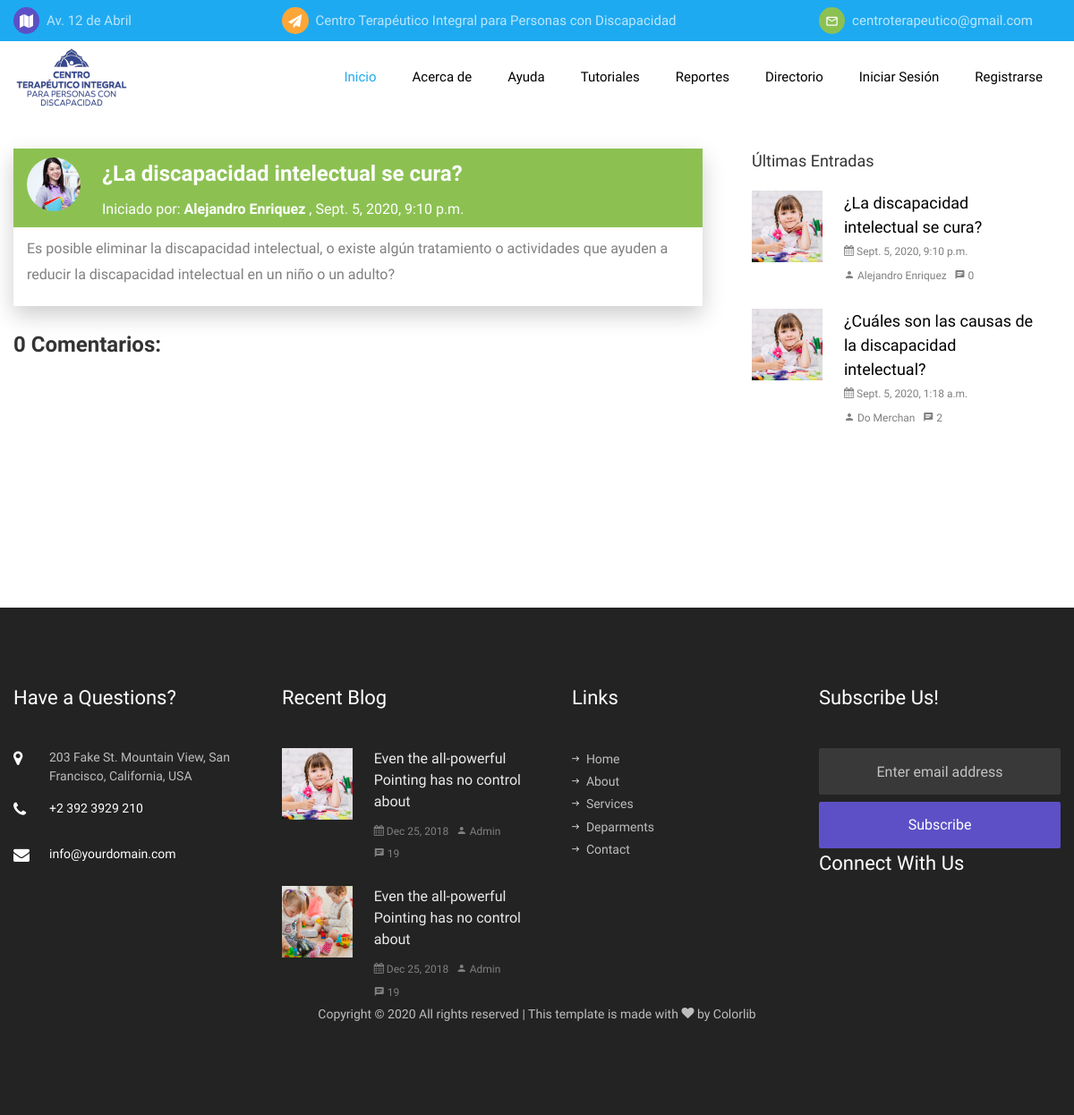
/blog-single.html/2, run on an earlier commit of the app's database.
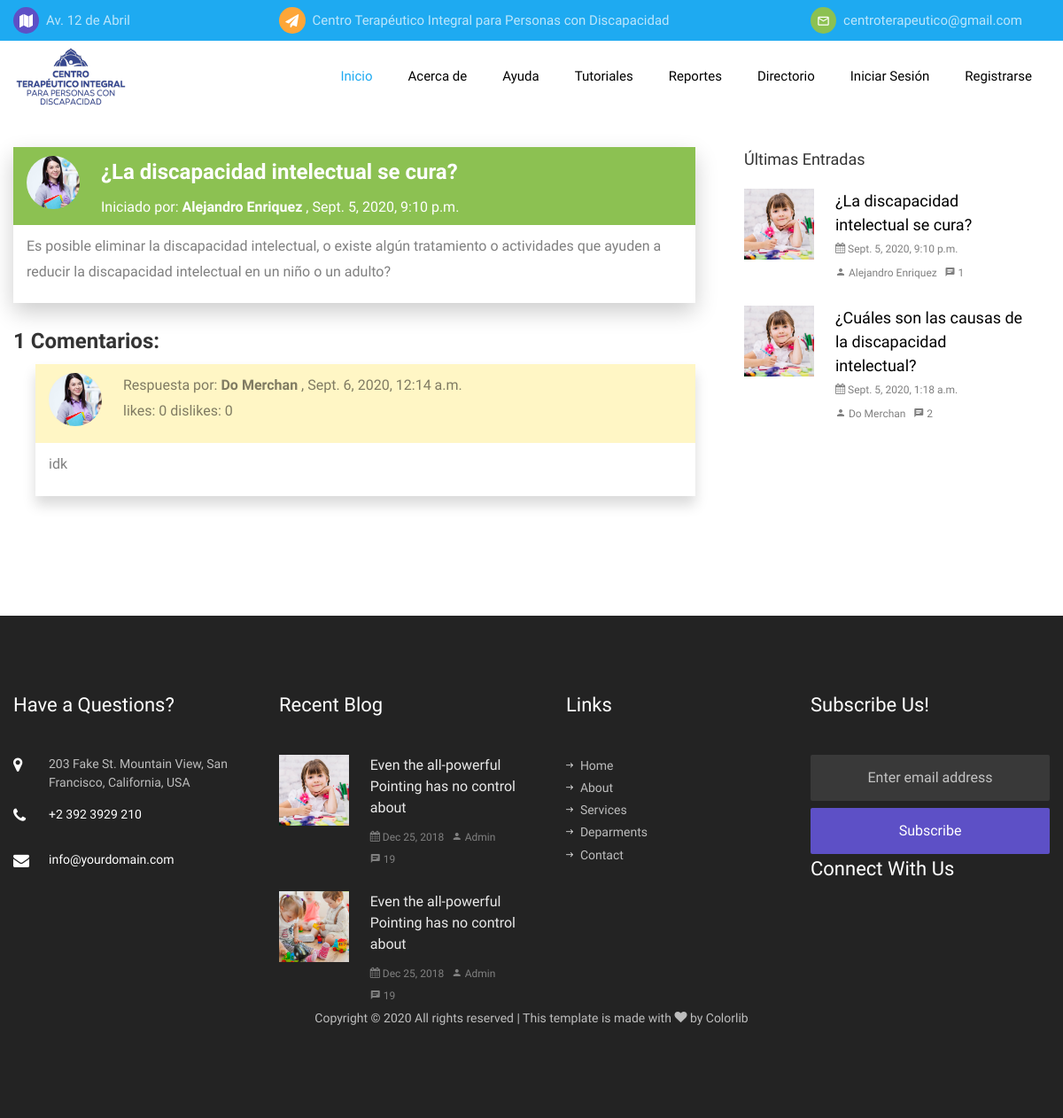
And on a later commit of the database.
### website/models.py (models this page shows, shortened)
class Forum_entry(models.Model):
    representative = models.ForeignKey(User, on_delete=models.SET_NULL, null=True)
    subject = models.CharField(max_length=200)
    description = models.TextField(max_length=5000)
    date = models.DateTimeField(auto_now_add=True)

class User(models.Model):
    MALE = 'M'
    FEMALE = 'F'
    SEX_OPTIONS = [
        (MALE, 'Masculino'),
        (FEMALE, 'Femenino'),
    ]
    ADMINISTRATOR = 'AD'
    THERAPIST = 'TR'
    REPRESENTATIVE = 'RP'
    ROL_OPTIONS = [
        (ADMINISTRATOR, 'Administrador'),
        (THERAPIST, 'Terapeuta'),
        (REPRESENTATIVE, 'Representante'),
    ]
    first_name = models.CharField(max_length=150)
    last_name = models.CharField(max_length=150)
    identity_card = models.CharField(max_length=10)
    registration_date = models.DateTimeField(auto_now_add=True)
    rol = models.CharField(max_length=2, choices=ROL_OPTIONS, default=REPRESENTATIVE)
    birth = models.DateField()
    sex = models.CharField(max_length=1, choices=SEX_OPTIONS, default=MALE)
    civil_status = models.CharField(max_length=150, null=True)
    phone_number_1 = models.PositiveIntegerField()
    phone_number_2 = models.PositiveIntegerField(null=True)
    email = models.EmailField(max_length=250)
    password = models.CharField(max_length=25)
    direction = models.ForeignKey('Direction', on_delete=models.DO_NOTHING, null=True)
    job_title = models.CharField(max_length=500, null=True)
    degree = models.CharField(max_length=500, null=True)
    biography = models.TextField(null=True)
    def __str__(self):
        return self.first_name + ' ' + self.last_name

class Forum_response(models.Model):
    entry = models.ForeignKey(Forum_entry, on_delete=models.CASCADE, null=True)
    user = models.ForeignKey(User, on_delete=models.SET_NULL, null=True)
    response = models.TextField(max_length=5000)
    date = models.DateTimeField(auto_now_add=True)
    like = models.PositiveIntegerField(default=0)
    dislike = models.IntegerField(default=0)

### website/views.py (the view)
# urls.py: path('blog-single.html/<int:id>', views.showForum),
def showForum(request, id):
    forum_responses = Forum_response.objects.filter(entry=id)
    entry = Forum_entry.objects.filter(id=id).first()
    entries = Forum_entry.objects.reverse()[:5].annotate(responses=Count('forum_response'))
    count_responses = Forum_response.objects.filter(entry=id).count()
    return render(request, 'blog-single.html', {'center_data':center_data, 'entry':entry, 'responses':forum_responses, 'entries':entries, 'count_responses':count_responses})

### templates/blog-single.html (shortened to what this page needs)
<!DOCTYPE html>
<html lang="en">
<head>
    {% include 'includes/head.html'%} {% block head %} {% endblock %}
</head>
<body>
    {% include 'includes/header.html'%} {% block header %} {% endblock %} {% include 'includes/navbar.html'%} {% block navbar %} {% endblock %}
    <section class="forum-section">
        <div class="container">
            <div class="row">
                <div class="col-lg-8 ftco-animate">
                    <div class="forum-entry">
                        <div class="forum-header entry bg-tertiary">
                            <div class="user-img mr-4" style="background-image: url(../static/website/images/teacher-1.jpg)"></div>
                            <div class="content">
                                <h4>{{ entry.subject }}</h4>
                                Iniciado por: <strong>{{ entry.representative}} </strong>, {{ entry.date }}
                            </div>
                        </div>
                        <div class="forum-description">
                            <p>{{ entry.description }}</p>
                        </div>
                    </div>
                    <h4><strong>{{ count_responses }} Comentarios:</strong></h4>
                    {%for response in responses%}
                    <div class="forum-response">
                        <div class="forum-header response">
                            <div class="user-img mr-4" style="background-image: url(../static/website/images/teacher-1.jpg)"></div>
                            <div class="content">
                                Respuesta por: <strong>{{ response.user}} </strong>, {{ response.date }}
                                <p>likes: {{response.like }} dislikes: {{ response.dislike }}</p>
                            </div>
                        </div>
                        <div class="forum-description">
                            <p>{{response.response}}</p>
                        </div>
                    </div>
                    {%endfor%}
                </div>
                <div class="col-lg-4 sidebar ftco-animate">
                    <div class="sidebar-box ftco-animate last-entries">
                        <h3>Últimas Entradas</h3>
                        {%for entry in entries%}
                        <div class="block-21 mb-4 d-flex">
                            <a class="blog-img mr-4" style="background-image: url(../static/website/images/image_1.jpg);"></a>
                            <div class="text">
                                <h3 class="heading"><a href="/blog-single.html/{{entry.id}}">{{ entry.subject }}</a></h3>
                                <div class="meta">
                                    <div><span class="icon-calendar"></span> {{ entry.date }}</div>
                                    <div><a href="#"><span class="icon-person"></span> {{ entry.representative }}</a></div>
                                    <div><span class="icon-chat"></span> {{ entry.responses }}</div>
                                </div>
                            </div>
                        </div>
                        {%endfor%}
                    </div>
                </div>
            </div>
        </div>
    </section>
    {% include 'includes/footer.html'%} {% block footer %} {% endblock %}
</body>
</html>

What changed in the data, as far as the page shows it:
computed for Forum_entry "¿La discapacidad intelectual se cura?": responses "0" → "1"
added Forum_response: user "Do Merchan", date "Sept. 6, 2020, 12:14 a.m.", like "0", dislike "0", response "idk"
Also different on the page:
{{ count_responses }}: "0" → "1"
